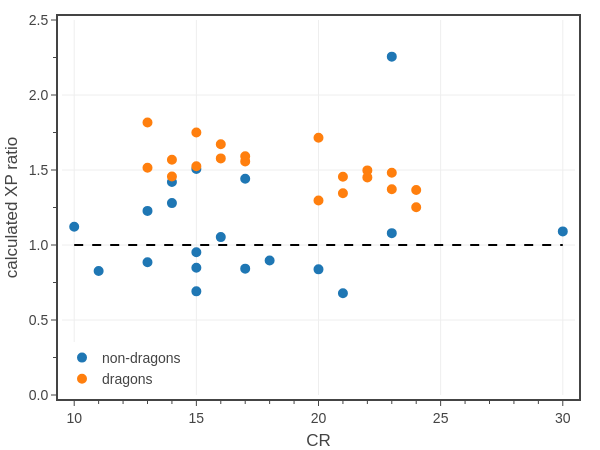

The notebook cell this image was saved under:
### Code cell
# Fig. 7: dragons in the MM vs non-dragons
from datetime import date
from bs4 import BeautifulSoup

# summarize the current dataset
df1 = df0[df0['Book'].isin(['MM (2014)']) & df0['Legendary'].isin(['L','LL'])]
indx = df1['Type'].isin(['dragon'])

# create figure
fig = go.Figure()

# plot results
dft = df1[~indx]
fig.add_trace(go.Scatter(
    x=dft['CR'], 
    y=dft['eXP Ratio'],
    mode='markers',
    name='non-dragons',
    marker=dict(
        size=8, 
        color='#1f77b4', 
        line=dict(color='#1f77b4', width=2)
    ),
    customdata = np.stack((dft['Monster'], dft['Book']), axis=-1),
    hovertemplate = '<b>%{customdata[0]}</b><br>'
                  + 'Book: %{customdata[1]}<br>'
                  + 'CR: %{x:.0f}<br>'
                  + 'XP ratio: %{y:.2f}<br>'
                  + '<extra></extra>',
))

dft = df1[indx]
fig.add_trace(go.Scatter(
    x=dft['CR'], 
    y=dft['eXP Ratio'],
    mode='markers',
    name='dragons',
    marker=dict(
        size=8, 
        color='#ff7f0e', 
        line=dict(color='#ff7f0e', width=2)
    ),
    customdata = np.stack((dft['Monster'], dft['Book']), axis=-1),
    hovertemplate = '<b>%{customdata[0]}</b><br>'
                  + 'Book: %{customdata[1]}<br>'
                  + 'CR: %{x:.0f}<br>'
                  + 'XP ratio: %{y:.2f}<br>'
                  + '<extra></extra>',
))

fig.add_trace(go.Scatter(
    x=[10,30], 
    y=[1, 1],
    mode='lines', 
    line=dict(color='black', dash='dash'),
    showlegend=False,
    hoverinfo='skip'
))

# show figure
fig.update_layout(
    template=tfb.FIG_TEMPLATE,
    xaxis=dict(title_text='CR', range=[9.5,30.5], dtick=5, minor_dtick=1),
    yaxis=dict(title_text='calculated XP ratio', range=[0, 2.5], dtick=0.5, tickformat='.1f', minor_dtick=0.25),
    legend=dict(xanchor='left', x=0.00, yanchor='bottom',  y=0.00),
    width=600, 
    height=450,
)
fig.show(config=tfb.FIG_CONFIG)

# save figures
if SAVEFIGS:
    fig.update_layout(autosize=True, width=None, height=None)
    tfb.save_fig_html(fig, format='large', name='fig-exp-ratio-vs-cr-mm-type-dragon-large', style='aspect-ratio: 600/500;')
    tfb.save_fig_html(fig, format='small', name='fig-exp-ratio-vs-cr-mm-type-dragon-small', style='aspect-ratio: 600/550;')

### Figure 1 — Plotly figure (JSON) as saved in the notebook; plotly's stock layout.template omitted (floating-point values rounded to 4 significant figures)
{"data": [{"customdata": [["Aboleth", "MM (2014)"], ["Beholder", "MM (2014)"], ["Beholder", "MM (2014)"], ["Death Tyrant", "MM (2014)"], ["Death Tyrant", "MM (2014)"], ["Demilich", "MM (2014)"], ["Demilich", "MM (2014)"], ["Dracolich, Blue Adult", "MM (2014)"], ["Empyrean", "MM (2014)"], ["Kraken", "MM (2014)"], ["Mummy Lord", "MM (2014)"], ["Mummy Lord", "MM (2014)"], ["Solar", "MM (2014)"], ["Sphinx, Androsphinx", "MM (2014)"], ["Sphinx, Gynosphinx", "MM (2014)"], ["Tarrasque", "MM (2014)"], ["Vampire", "MM (2014)"], ["Vampire Spellcaster", "MM (2014)"], ["Vampire Warrior", "MM (2014)"]], "hovertemplate": "<b>%{customdata[0]}</b><br>Book: %{customdata[1]}<br>CR: %{x:.0f}<br>XP ratio: %{y:.2f}<br><extra></extra>", "marker": {"color": "#1f77b4", "line": {"color": "#1f77b4", "width": 2}, "size": 8}, "mode": "markers", "name": "non-dragons", "type": "scatter", "x": [10.0, 13.0, 14.0, 14.0, 15.0, 18.0, 20.0, 17.0, 23.0, 23.0, 15.0, 16.0, 21.0, 17.0, 11.0, 30.0, 13.0, 15.0, 15.0], "y": [1.121, 1.227, 1.42, 1.279, 1.506, 0.8972, 0.8377, 1.442, 1.079, 2.256, 0.9514, 1.053, 0.678, 0.8423, 0.8264, 1.091, 0.8849, 0.8486, 0.691]}, {"customdata": [["Black Dragon, Adult", "MM (2014)"], ["Black Dragon, Ancient", "MM (2014)"], ["Blue Dragon, Adult", "MM (2014)"], ["Blue Dragon, Ancient", "MM (2014)"], ["Brass Dragon, Adult", "MM (2014)"], ["Brass Dragon, Ancient", "MM (2014)"], ["Bronze Dragon, Adult", "MM (2014)"], ["Bronze Dragon, Ancient", "MM (2014)"], ["Copper Dragon, Adult", "MM (2014)"], ["Copper Dragon, Ancient", "MM (2014)"], ["Gold Dragon, Adult", "MM (2014)"], ["Gold Dragon, Ancient", "MM (2014)"], ["Green Dragon, Adult", "MM (2014)"], ["Green Dragon, Ancient", "MM (2014)"], ["Red Dragon, Adult", "MM (2014)"], ["Red Dragon, Ancient", "MM (2014)"], ["Silver Dragon, Adult", "MM (2014)"], ["Silver Dragon, Ancient", "MM (2014)"], ["White Dragon, Adult", "MM (2014)"], ["White Dragon, Ancient", "MM (2014)"]], "hovertemplate": "<b>%{customdata[0]}</b><br>Book: %{customdata[1]}<br>CR: %{x:.0f}<br>XP ratio: %{y:.2f}<br><extra></extra>", "marker": {"color": "#ff7f0e", "line": {"color": "#ff7f0e", "width": 2}, "size": 8}, "mode": "markers", "name": "dragons", "type": "scatter", "x": [14.0, 21.0, 16.0, 23.0, 13.0, 20.0, 15.0, 22.0, 14.0, 21.0, 17.0, 24.0, 15.0, 22.0, 17.0, 24.0, 16.0, 23.0, 13.0, 20.0], "y": [1.568, 1.455, 1.577, 1.482, 1.515, 1.297, 1.749, 1.497, 1.457, 1.345, 1.557, 1.252, 1.525, 1.451, 1.592, 1.367, 1.671, 1.372, 1.817, 1.715]}, {"hoverinfo": "skip", "line": {"color": "black", "dash": "dash"}, "mode": "lines", "showlegend": false, "type": "scatter", "x": [10, 30], "y": [1, 1]}], "layout": {"height": 450, "legend": {"x": 0, "xanchor": "left", "y": 0, "yanchor": "bottom"}, "width": 600, "xaxis": {"dtick": 5, "minor": {"dtick": 1}, "range": [9.5, 30.5], "title": {"text": "CR"}}, "yaxis": {"dtick": 0.5, "minor": {"dtick": 0.25}, "range": [0, 2.5], "tickformat": ".1f", "title": {"text": "calculated XP ratio"}}}}
